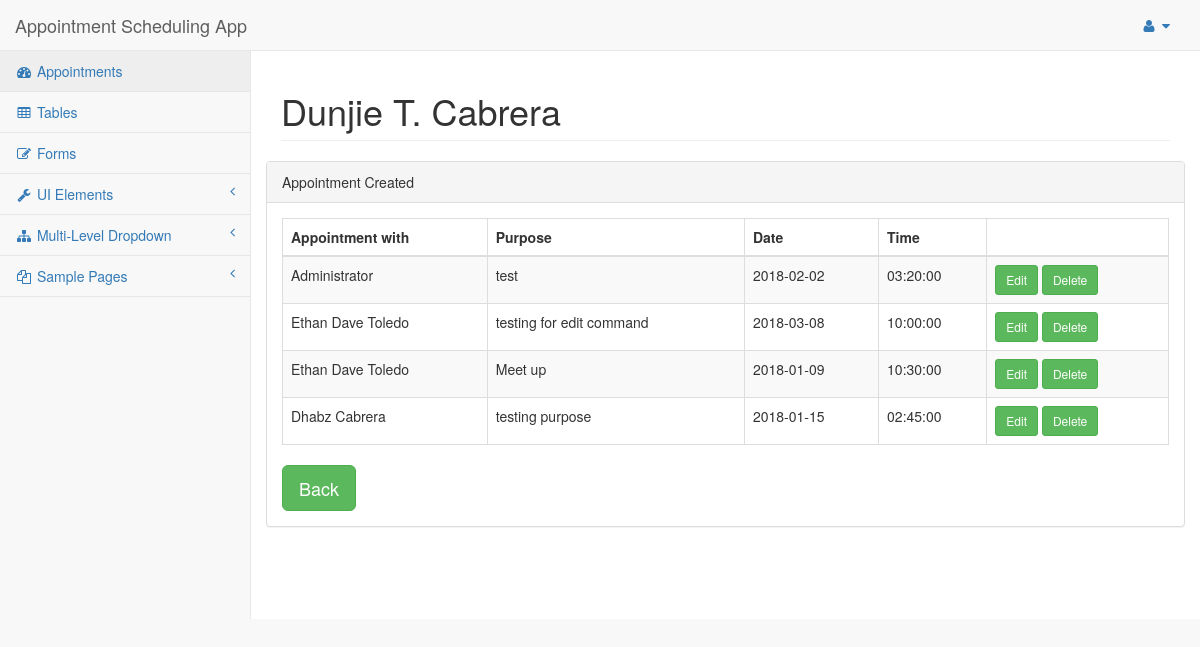
Page /asa/view.php (signed in) on the committed database.
### tables this page shows
CREATE TABLE `appointments` (
  `id` int(11) NOT NULL AUTO_INCREMENT,
  `headerid` int(11) DEFAULT NULL,
  `appointid` int(11) DEFAULT NULL,
  `purpose` varchar(150) DEFAULT NULL,
  `appdate` date DEFAULT NULL,
  `apptime` time DEFAULT NULL,
  `appremarks` varchar(255) DEFAULT NULL,
  PRIMARY KEY (`id`)
);

CREATE TABLE `useradmin` (
  `id` int(11) NOT NULL AUTO_INCREMENT,
  `username` varchar(20) DEFAULT NULL,
  `password` varchar(20) DEFAULT NULL,
  `fname` varchar(150) DEFAULT NULL,
  `admin` tinyint(1) DEFAULT NULL,
  PRIMARY KEY (`id`)
);

### asa/view.php (the view, shortened to what this page needs)
<!DOCTYPE html>
<html lang="en">
<head>
    <link href="vendor/bootstrap/css/bootstrap.min.css" rel="stylesheet">
    <link href="vendor/metisMenu/metisMenu.min.css" rel="stylesheet">
    <link href="dist/css/sb-admin-2.css" rel="stylesheet">
    <link href="vendor/font-awesome/css/font-awesome.min.css" rel="stylesheet" type="text/css">
    <link href="vendor/datatables-plugins/dataTables.bootstrap.css" rel="stylesheet">
    <link href="vendor/datatables-responsive/dataTables.responsive.css" rel="stylesheet">
</head>
<body>
    <?php
        include('nav.php');
        include('setDB.php');
        $id = $_SESSION['id'];
        $select = "SELECT appointments.*, useradmin.id as uid, useradmin.fname FROM asa.appointments
            INNER JOIN asa.useradmin ON appointments.headerid = useradmin.id
            WHERE appointments.appointid = $id";
        $result = $con->query($select);
    ?>
    <div id="page-wrapper">
            <div class="row">
                <div class="col-lg-12">
                    <h1 class="page-header"><?php echo $_SESSION["fname"]; ?></h1>
                </div>
                <div class="row">
                <div class="col-lg-12">
                    <div class="panel panel-default">
                        <div class="panel-heading">
                            Appointment Created
                        </div>
                        <div class="panel-body">
                            <table width="100%" class="table table-striped table-bordered table-hover" id="dataTables-example">
                                <thead>
                                    <tr>
                                        <th>Appointment with</th>
                                        <th>Purpose</th>
                                        <th>Date</th>
                                        <th>Time</th>
                                        <th></th>
                                    </tr>
                                </thead>
                                <tbody>
                                <?php
                                if($result->num_rows >0)
                                {
                                    while($row = $result->fetch_assoc())
                                    {
                                        echo "<tr class='odd gradeX'>";
                                            echo "<td>" .$row['fname']."</td>";
                                            echo "<td>" .$row['purpose']."</td>";
                                            echo "<td>" .$row['appdate']."</td>";
                                            echo "<td>" .$row['apptime']."</td>";
                                            echo "<td>
                                                    <a href=editpage.php?id=". $row['id'] ." class='btn btn-sm btn-success'>Edit</a>
                                                    <a href=delappointment.php?id=". $row['id'] ." class='btn btn-sm btn-success'>Delete</a>
                                                </td>";
                                        echo "</tr>";
                                    }
                                }
                                ?>
                                </tbody>
                            </table>
                            <a href="page.php" class="btn btn-lg btn-success">Back</a>
                        </div>
                    </div>
                </div>
            </div>
            </div>
    </div>
</body>
</html>

### rows in the picture
appointments: useradmin.fname "Administrator", purpose "test", appdate "2018-02-02", apptime "03:20:00"
appointments: useradmin.fname "Ethan Dave Toledo", purpose "testing for edit command", appdate "2018-03-08", apptime "10:00:00"
appointments: useradmin.fname "Ethan Dave Toledo", purpose "Meet up", appdate "2018-01-09", apptime "10:30:00"
appointments: useradmin.fname "Dhabz Cabrera", purpose "testing purpose", appdate "2018-01-15", apptime "02:45:00"

### other values in the picture
$_SESSION["fname"] "Dunjie T. Cabrera"
